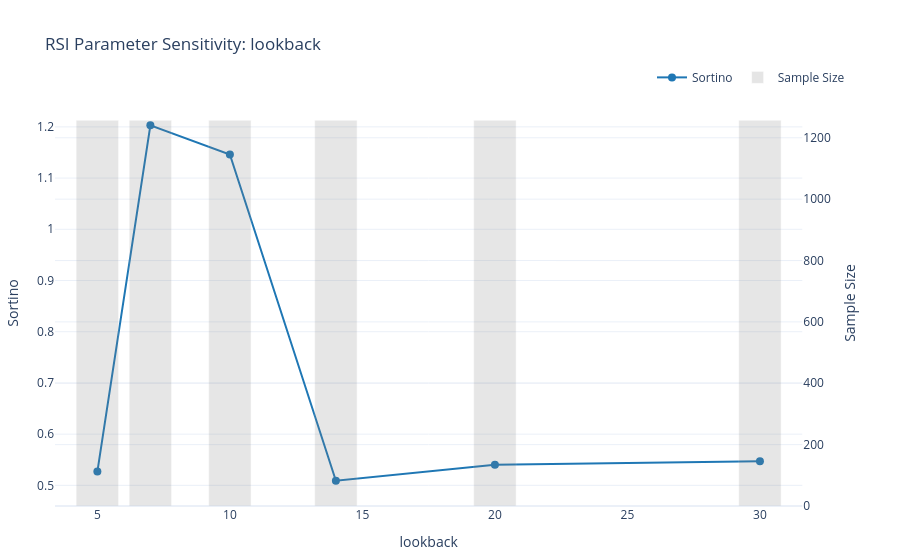

Write notebook code for a chart like this one.
### Markdown cell above
---
## Test 1: 1D Parameter Sensitivity (RSI lookback)

**Expected**: Line chart with markers (Sortino on left y-axis), sample size bars (right y-axis).  
**Verify**: X-axis shows lookback values [5,7,10,14,20,30], line is smooth, bars are gray/transparent.

### Code cell
# Direct call
df_1d, fig_1d = explorer.plot_parameter_sensitivity(
    module_name='rsi',
    param_name='lookback',
    feature_name='signal',
    target_col='log_return',
    base_model=model,
    metric=metric
)
print("1D Results:")
df_1d

### Figure 1 — Plotly figure (JSON) as saved in the notebook; plotly's stock layout.template omitted (floating-point values rounded to 4 significant figures)
{"data": [{"hovertemplate": "<b>lookback</b>: %{x}<br><b>Sortino</b>: %{y:.4f}<br><extra></extra>", "line": {"color": "#1f77b4"}, "marker": {"size": 8}, "mode": "lines+markers", "name": "Sortino", "type": "scatter", "x": [5, 7, 10, 14, 20, 30], "xaxis": "x", "y": [0.5268, 1.203, 1.146, 0.5091, 0.5402, 0.5471], "yaxis": "y"}, {"hovertemplate": "<b>lookback</b>: %{x}<br><b>Sortino</b>: %{y:.4f}<br><extra></extra>", "marker": {"color": "gray"}, "name": "Sample Size", "opacity": 0.2, "showlegend": true, "type": "bar", "x": [5, 7, 10, 14, 20, 30], "xaxis": "x", "y": [1257, 1257, 1257, 1257, 1257, 1257], "yaxis": "y2"}], "layout": {"hovermode": "x unified", "legend": {"orientation": "h", "x": 1, "xanchor": "right", "y": 1.02, "yanchor": "bottom"}, "margin": {"b": 50, "l": 50, "r": 50, "t": 100}, "title": {"text": "RSI Parameter Sensitivity: lookback"}, "xaxis": {"anchor": "y", "domain": [0, 0.94], "title": {"text": "lookback"}}, "yaxis": {"anchor": "x", "domain": [0, 1], "title": {"text": "Sortino"}}, "yaxis2": {"anchor": "x", "overlaying": "y", "side": "right", "title": {"text": "Sample Size"}}}}
